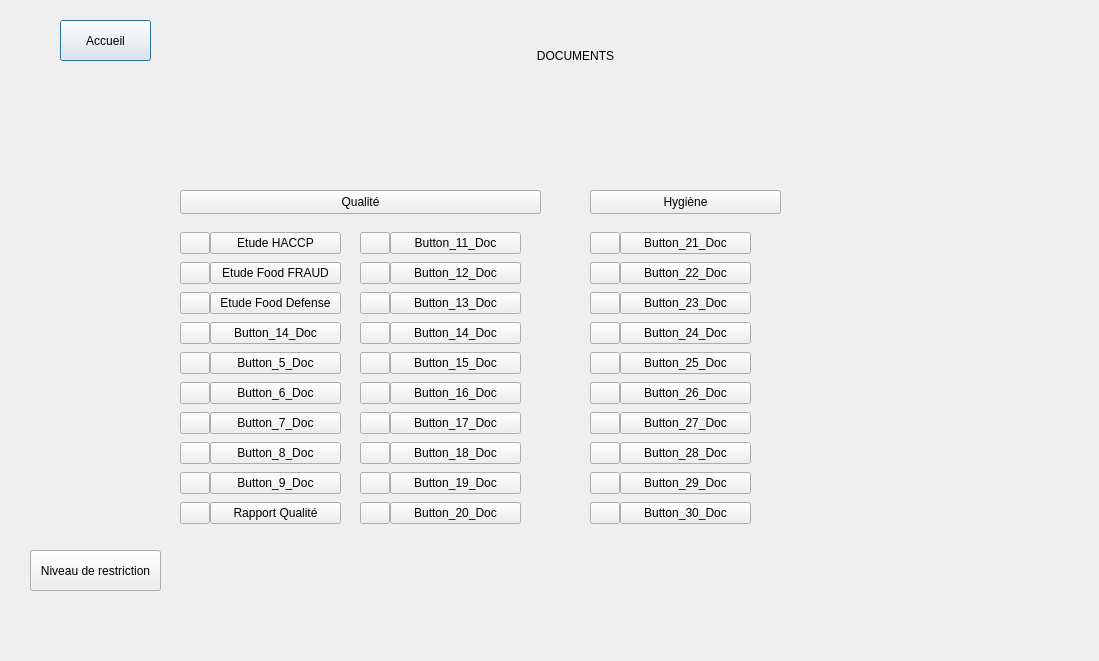
<?xml version="1.0" encoding="UTF-8"?>
<ui version="4.0">
 <class>Dialog</class>
 <widget class="QDialog" name="Dialog">
  <property name="geometry">
   <rect>
    <x>0</x>
    <y>0</y>
    <width>1099</width>
    <height>661</height>
   </rect>
  </property>
  <property name="windowTitle">
   <string>Dialog</string>
  </property>
  <widget class="QLabel" name="label">
   <property name="geometry">
    <rect>
     <x>460</x>
     <y>30</y>
     <width>231</width>
     <height>51</height>
    </rect>
   </property>
   <property name="text">
    <string>DOCUMENTS</string>
   </property>
   <property name="alignment">
    <set>Qt::AlignCenter</set>
   </property>
  </widget>
  <widget class="QPushButton" name="ButtonAccueil">
   <property name="geometry">
    <rect>
     <x>60</x>
     <y>20</y>
     <width>91</width>
     <height>41</height>
    </rect>
   </property>
   <property name="text">
    <string>Accueil</string>
   </property>
  </widget>
  <widget class="QPushButton" name="Button_1">
   <property name="geometry">
    <rect>
     <x>180</x>
     <y>190</y>
     <width>361</width>
     <height>24</height>
    </rect>
   </property>
   <property name="text">
    <string>Qualité</string>
   </property>
  </widget>
  <widget class="QPushButton" name="Button_2">
   <property name="geometry">
    <rect>
     <x>590</x>
     <y>190</y>
     <width>191</width>
     <height>24</height>
    </rect>
   </property>
   <property name="text">
    <string>Hygiène</string>
   </property>
  </widget>
  <widget class="QWidget" name="verticalLayoutWidget">
   <property name="geometry">
    <rect>
     <x>390</x>
     <y>230</y>
     <width>131</width>
     <height>296</height>
    </rect>
   </property>
   <layout class="QVBoxLayout" name="verticalLayout">
    <item>
     <widget class="QPushButton" name="Button_11_Doc">
      <property name="text">
       <string>Button_11_Doc</string>
      </property>
     </widget>
    </item>
    <item>
     <widget class="QPushButton" name="Button_12_Doc">
      <property name="text">
       <string>Button_12_Doc</string>
      </property>
     </widget>
    </item>
    <item>
     <widget class="QPushButton" name="Button_13_Doc">
      <property name="text">
       <string>Button_13_Doc</string>
      </property>
     </widget>
    </item>
    <item>
     <widget class="QPushButton" name="Button_14_Doc">
      <property name="text">
       <string>Button_14_Doc</string>
      </property>
     </widget>
    </item>
    <item>
     <widget class="QPushButton" name="Button_15_Doc">
      <property name="text">
       <string>Button_15_Doc</string>
      </property>
     </widget>
    </item>
    <item>
     <widget class="QPushButton" name="Button_16_Doc">
      <property name="text">
       <string>Button_16_Doc</string>
      </property>
     </widget>
    </item>
    <item>
     <widget class="QPushButton" name="Button_17_Doc">
      <property name="text">
       <string>Button_17_Doc</string>
      </property>
     </widget>
    </item>
    <item>
     <widget class="QPushButton" name="Button_18_Doc">
      <property name="text">
       <string>Button_18_Doc</string>
      </property>
     </widget>
    </item>
    <item>
     <widget class="QPushButton" name="Button_19_Doc">
      <property name="text">
       <string>Button_19_Doc</string>
      </property>
     </widget>
    </item>
    <item>
     <widget class="QPushButton" name="Button_20_Doc">
      <property name="text">
       <string>Button_20_Doc</string>
      </property>
     </widget>
    </item>
   </layout>
  </widget>
  <widget class="QWidget" name="verticalLayoutWidget_2">
   <property name="geometry">
    <rect>
     <x>210</x>
     <y>230</y>
     <width>131</width>
     <height>296</height>
    </rect>
   </property>
   <layout class="QVBoxLayout" name="verticalLayout_2">
    <item>
     <widget class="QPushButton" name="Button_1_Doc">
      <property name="text">
       <string>Etude HACCP</string>
      </property>
     </widget>
    </item>
    <item>
     <widget class="QPushButton" name="Button_2_Doc">
      <property name="text">
       <string>Etude Food FRAUD</string>
      </property>
     </widget>
    </item>
    <item>
     <widget class="QPushButton" name="Button_3_Doc">
      <property name="text">
       <string>Etude Food Defense</string>
      </property>
     </widget>
    </item>
    <item>
     <widget class="QPushButton" name="Button_4_Doc">
      <property name="text">
       <string>Button_14_Doc</string>
      </property>
     </widget>
    </item>
    <item>
     <widget class="QPushButton" name="Button_5_Doc">
      <property name="text">
       <string>Button_5_Doc</string>
      </property>
     </widget>
    </item>
    <item>
     <widget class="QPushButton" name="Button_6_Doc">
      <property name="text">
       <string>Button_6_Doc</string>
      </property>
     </widget>
    </item>
    <item>
     <widget class="QPushButton" name="Button_7_Doc">
      <property name="text">
       <string>Button_7_Doc</string>
      </property>
     </widget>
    </item>
    <item>
     <widget class="QPushButton" name="Button_8_Doc">
      <property name="text">
       <string>Button_8_Doc</string>
      </property>
     </widget>
    </item>
    <item>
     <widget class="QPushButton" name="Button_9_Doc">
      <property name="text">
       <string>Button_9_Doc</string>
      </property>
     </widget>
    </item>
    <item>
     <widget class="QPushButton" name="Button_10_Doc">
      <property name="text">
       <string>Rapport Qualité</string>
      </property>
     </widget>
    </item>
   </layout>
  </widget>
  <widget class="QWidget" name="verticalLayoutWidget_3">
   <property name="geometry">
    <rect>
     <x>620</x>
     <y>230</y>
     <width>131</width>
     <height>296</height>
    </rect>
   </property>
   <layout class="QVBoxLayout" name="verticalLayout_3">
    <item>
     <widget class="QPushButton" name="Button_21_Doc">
      <property name="text">
       <string>Button_21_Doc</string>
      </property>
     </widget>
    </item>
    <item>
     <widget class="QPushButton" name="Button_22_Doc">
      <property name="text">
       <string>Button_22_Doc</string>
      </property>
     </widget>
    </item>
    <item>
     <widget class="QPushButton" name="Button_23_Doc">
      <property name="text">
       <string>Button_23_Doc</string>
      </property>
     </widget>
    </item>
    <item>
     <widget class="QPushButton" name="Button_24_Doc">
      <property name="text">
       <string>Button_24_Doc</string>
      </property>
     </widget>
    </item>
    <item>
     <widget class="QPushButton" name="Button_25_Doc">
      <property name="text">
       <string>Button_25_Doc</string>
      </property>
     </widget>
    </item>
    <item>
     <widget class="QPushButton" name="Button_26_Doc">
      <property name="text">
       <string>Button_26_Doc</string>
      </property>
     </widget>
    </item>
    <item>
     <widget class="QPushButton" name="Button_27_Doc">
      <property name="text">
       <string>Button_27_Doc</string>
      </property>
     </widget>
    </item>
    <item>
     <widget class="QPushButton" name="Button_28_Doc">
      <property name="text">
       <string>Button_28_Doc</string>
      </property>
     </widget>
    </item>
    <item>
     <widget class="QPushButton" name="Button_29_Doc">
      <property name="text">
       <string>Button_29_Doc</string>
      </property>
     </widget>
    </item>
    <item>
     <widget class="QPushButton" name="Button_30_Doc">
      <property name="text">
       <string>Button_30_Doc</string>
      </property>
     </widget>
    </item>
   </layout>
  </widget>
  <widget class="QPushButton" name="button_restriction">
   <property name="geometry">
    <rect>
     <x>30</x>
     <y>550</y>
     <width>131</width>
     <height>41</height>
    </rect>
   </property>
   <property name="text">
    <string>Niveau de restriction</string>
   </property>
  </widget>
  <widget class="QWidget" name="verticalLayoutWidget_4">
   <property name="geometry">
    <rect>
     <x>180</x>
     <y>230</y>
     <width>30</width>
     <height>296</height>
    </rect>
   </property>
   <layout class="QVBoxLayout" name="verticalLayout_5">
    <item>
     <widget class="QPushButton" name="pushButton_1">
      <property name="text">
       <string/>
      </property>
      <property name="icon">
       <iconset>
        <normaloff>crayon.png</normaloff>crayon.png</iconset>
      </property>
     </widget>
    </item>
    <item>
     <widget class="QPushButton" name="pushButton_2">
      <property name="text">
       <string/>
      </property>
      <property name="icon">
       <iconset>
        <normaloff>crayon.png</normaloff>crayon.png</iconset>
      </property>
     </widget>
    </item>
    <item>
     <widget class="QPushButton" name="pushButton_3">
      <property name="text">
       <string/>
      </property>
      <property name="icon">
       <iconset>
        <normaloff>crayon.png</normaloff>crayon.png</iconset>
      </property>
     </widget>
    </item>
    <item>
     <widget class="QPushButton" name="pushButton_4">
      <property name="text">
       <string/>
      </property>
      <property name="icon">
       <iconset>
        <normaloff>crayon.png</normaloff>crayon.png</iconset>
      </property>
     </widget>
    </item>
    <item>
     <widget class="QPushButton" name="pushButton_5">
      <property name="text">
       <string/>
      </property>
      <property name="icon">
       <iconset>
        <normaloff>crayon.png</normaloff>crayon.png</iconset>
      </property>
     </widget>
    </item>
    <item>
     <widget class="QPushButton" name="pushButton_6">
      <property name="text">
       <string/>
      </property>
      <property name="icon">
       <iconset>
        <normaloff>crayon.png</normaloff>crayon.png</iconset>
      </property>
     </widget>
    </item>
    <item>
     <widget class="QPushButton" name="pushButton_7">
      <property name="text">
       <string/>
      </property>
      <property name="icon">
       <iconset>
        <normaloff>crayon.png</normaloff>crayon.png</iconset>
      </property>
     </widget>
    </item>
    <item>
     <widget class="QPushButton" name="pushButton_8">
      <property name="text">
       <string/>
      </property>
      <property name="icon">
       <iconset>
        <normaloff>crayon.png</normaloff>crayon.png</iconset>
      </property>
     </widget>
    </item>
    <item>
     <widget class="QPushButton" name="pushButton_9">
      <property name="text">
       <string/>
      </property>
      <property name="icon">
       <iconset>
        <normaloff>crayon.png</normaloff>crayon.png</iconset>
      </property>
     </widget>
    </item>
    <item>
     <widget class="QPushButton" name="pushButton_10">
      <property name="text">
       <string/>
      </property>
      <property name="icon">
       <iconset>
        <normaloff>crayon.png</normaloff>crayon.png</iconset>
      </property>
     </widget>
    </item>
   </layout>
  </widget>
  <widget class="QWidget" name="verticalLayoutWidget_5">
   <property name="geometry">
    <rect>
     <x>360</x>
     <y>230</y>
     <width>30</width>
     <height>296</height>
    </rect>
   </property>
   <layout class="QVBoxLayout" name="verticalLayout_6">
    <item>
     <widget class="QPushButton" name="pushButton_11">
      <property name="text">
       <string/>
      </property>
      <property name="icon">
       <iconset>
        <normaloff>crayon.png</normaloff>crayon.png</iconset>
      </property>
     </widget>
    </item>
    <item>
     <widget class="QPushButton" name="pushButton_12">
      <property name="text">
       <string/>
      </property>
      <property name="icon">
       <iconset>
        <normaloff>crayon.png</normaloff>crayon.png</iconset>
      </property>
     </widget>
    </item>
    <item>
     <widget class="QPushButton" name="pushButton_13">
      <property name="text">
       <string/>
      </property>
      <property name="icon">
       <iconset>
        <normaloff>crayon.png</normaloff>crayon.png</iconset>
      </property>
     </widget>
    </item>
    <item>
     <widget class="QPushButton" name="pushButton_14">
      <property name="text">
       <string/>
      </property>
      <property name="icon">
       <iconset>
        <normaloff>crayon.png</normaloff>crayon.png</iconset>
      </property>
     </widget>
    </item>
    <item>
     <widget class="QPushButton" name="pushButton_15">
      <property name="text">
       <string/>
      </property>
      <property name="icon">
       <iconset>
        <normaloff>crayon.png</normaloff>crayon.png</iconset>
      </property>
     </widget>
    </item>
    <item>
     <widget class="QPushButton" name="pushButton_16">
      <property name="text">
       <string/>
      </property>
      <property name="icon">
       <iconset>
        <normaloff>crayon.png</normaloff>crayon.png</iconset>
      </property>
     </widget>
    </item>
    <item>
     <widget class="QPushButton" name="pushButton_17">
      <property name="text">
       <string/>
      </property>
      <property name="icon">
       <iconset>
        <normaloff>crayon.png</normaloff>crayon.png</iconset>
      </property>
     </widget>
    </item>
    <item>
     <widget class="QPushButton" name="pushButton_18">
      <property name="text">
       <string/>
      </property>
      <property name="icon">
       <iconset>
        <normaloff>crayon.png</normaloff>crayon.png</iconset>
      </property>
     </widget>
    </item>
    <item>
     <widget class="QPushButton" name="pushButton_19">
      <property name="text">
       <string/>
      </property>
      <property name="icon">
       <iconset>
        <normaloff>crayon.png</normaloff>crayon.png</iconset>
      </property>
     </widget>
    </item>
    <item>
     <widget class="QPushButton" name="pushButton_20">
      <property name="text">
       <string/>
      </property>
      <property name="icon">
       <iconset>
        <normaloff>crayon.png</normaloff>crayon.png</iconset>
      </property>
     </widget>
    </item>
   </layout>
  </widget>
  <widget class="QWidget" name="verticalLayoutWidget_6">
   <property name="geometry">
    <rect>
     <x>590</x>
     <y>230</y>
     <width>30</width>
     <height>296</height>
    </rect>
   </property>
   <layout class="QVBoxLayout" name="verticalLayout_7">
    <item>
     <widget class="QPushButton" name="pushButton_21">
      <property name="text">
       <string/>
      </property>
      <property name="icon">
       <iconset>
        <normaloff>crayon.png</normaloff>crayon.png</iconset>
      </property>
     </widget>
    </item>
    <item>
     <widget class="QPushButton" name="pushButton_22">
      <property name="text">
       <string/>
      </property>
      <property name="icon">
       <iconset>
        <normaloff>crayon.png</normaloff>crayon.png</iconset>
      </property>
     </widget>
    </item>
    <item>
     <widget class="QPushButton" name="pushButton_23">
      <property name="text">
       <string/>
      </property>
      <property name="icon">
       <iconset>
        <normaloff>crayon.png</normaloff>crayon.png</iconset>
      </property>
     </widget>
    </item>
    <item>
     <widget class="QPushButton" name="pushButton_24">
      <property name="text">
       <string/>
      </property>
      <property name="icon">
       <iconset>
        <normaloff>crayon.png</normaloff>crayon.png</iconset>
      </property>
     </widget>
    </item>
    <item>
     <widget class="QPushButton" name="pushButton_25">
      <property name="text">
       <string/>
      </property>
      <property name="icon">
       <iconset>
        <normaloff>crayon.png</normaloff>crayon.png</iconset>
      </property>
     </widget>
    </item>
    <item>
     <widget class="QPushButton" name="pushButton_26">
      <property name="text">
       <string/>
      </property>
      <property name="icon">
       <iconset>
        <normaloff>crayon.png</normaloff>crayon.png</iconset>
      </property>
     </widget>
    </item>
    <item>
     <widget class="QPushButton" name="pushButton_27">
      <property name="text">
       <string/>
      </property>
      <property name="icon">
       <iconset>
        <normaloff>crayon.png</normaloff>crayon.png</iconset>
      </property>
     </widget>
    </item>
    <item>
     <widget class="QPushButton" name="pushButton_28">
      <property name="text">
       <string/>
      </property>
      <property name="icon">
       <iconset>
        <normaloff>crayon.png</normaloff>crayon.png</iconset>
      </property>
     </widget>
    </item>
    <item>
     <widget class="QPushButton" name="pushButton_29">
      <property name="text">
       <string/>
      </property>
      <property name="icon">
       <iconset>
        <normaloff>crayon.png</normaloff>crayon.png</iconset>
      </property>
     </widget>
    </item>
    <item>
     <widget class="QPushButton" name="pushButton_30">
      <property name="text">
       <string/>
      </property>
      <property name="icon">
       <iconset>
        <normaloff>crayon.png</normaloff>crayon.png</iconset>
      </property>
     </widget>
    </item>
   </layout>
  </widget>
 </widget>
 <resources/>
 <connections/>
</ui>
